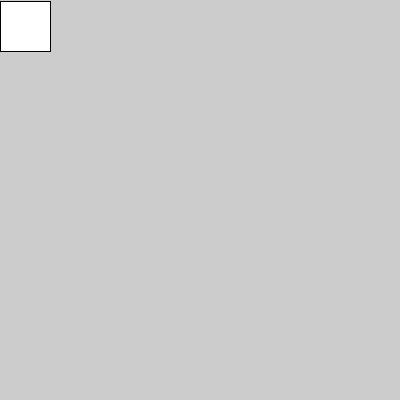
Frame 1 (no input)
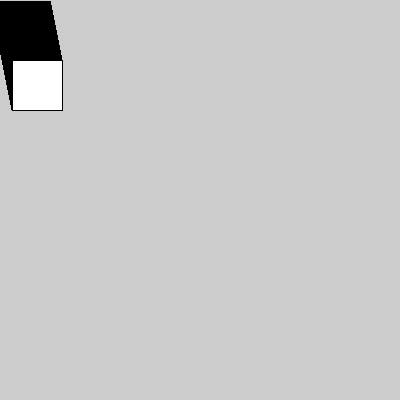
Frame 60 (the mouse pressed at the canvas centre just before this capture)
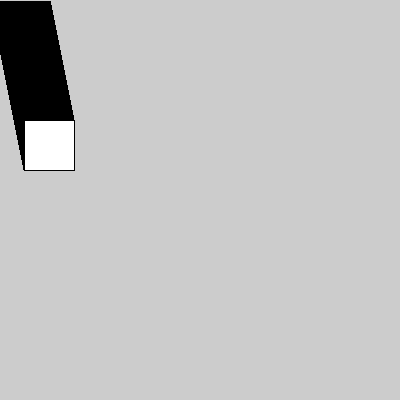
Frame 120 (the mouse held since frame 60 and released just before this capture)

The Processing sketch that drew these frames (run headless with seeded random() and noise(); from frame 60 on, the mouse is pressed at the canvas centre):

// Processing sketch: ejemplo15FrameCount
// ── ejemplo15FrameCount.pde
void setup(){
  size(400,400);
}
void draw(){
  println(frameCount,frameCount/5);
  rect(frameCount/5,frameCount,50,50);
}
